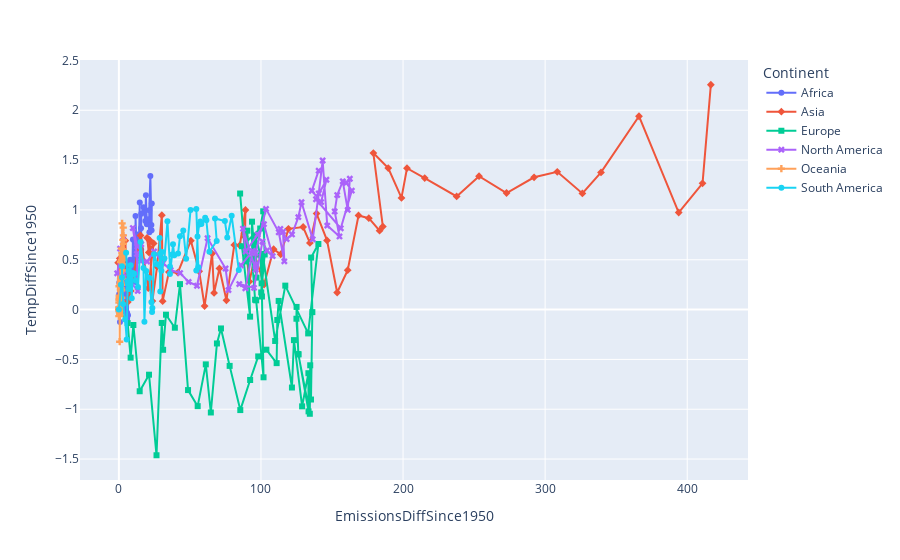

Notebook code for this chart:
### Code cell
import plotly.express as px
import pandas as pd

# pandas data frame

fig = px.line(df3, x = 'EmissionsDiffSince1950', y = 'TempDiffSince1950', color = 'Continent', symbol = 'Continent')

fig.show()
